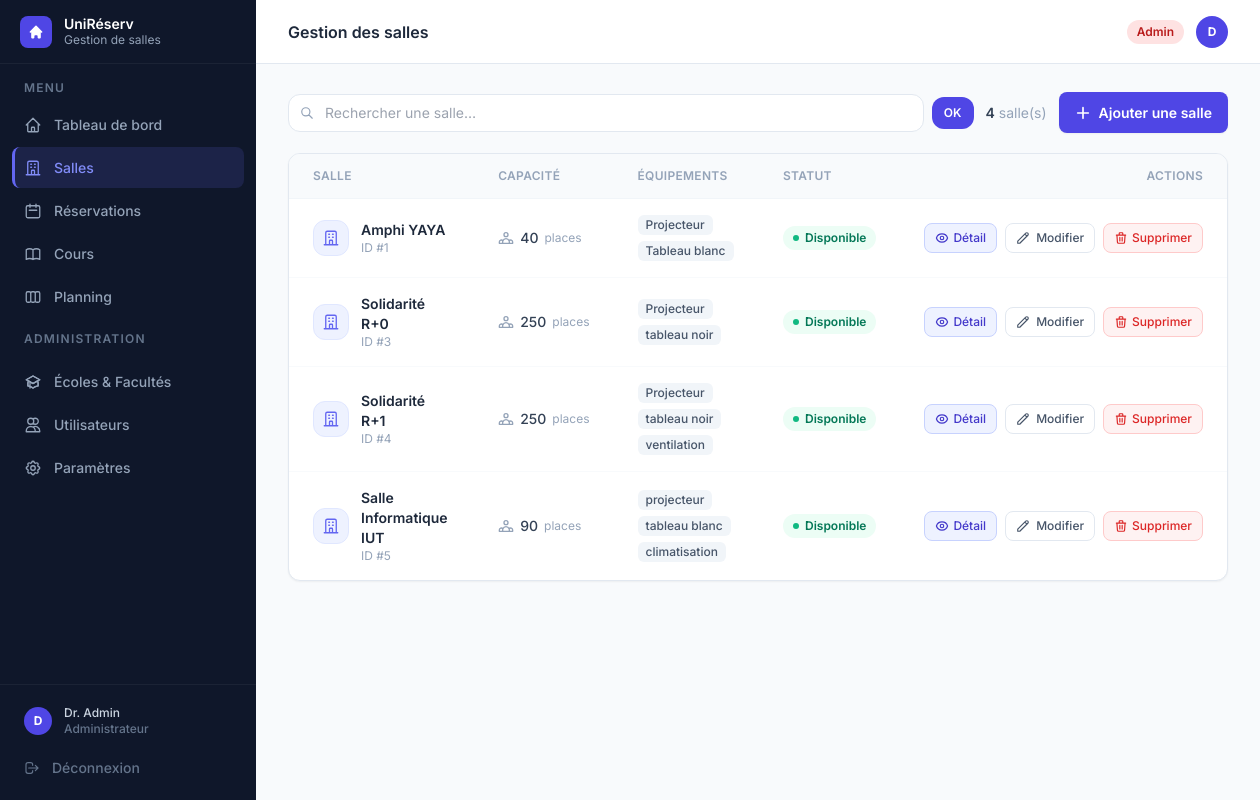
The app's page /salles (signed in) with its own data.
### tables this page shows
CREATE TABLE utilisateurs (
            id               INTEGER PRIMARY KEY,
            nom              TEXT    NOT NULL,
            email            TEXT    NOT NULL UNIQUE,
            login            TEXT    NOT NULL UNIQUE,
            mot_de_passe     TEXT    NOT NULL,
            role             TEXT    NOT NULL,
            date_inscription TEXT    NOT NULL,
            matricule        TEXT,
            classe           TEXT,
            matiere          TEXT
        , ecole_id INTEGER, unite_formation_id INTEGER);

CREATE TABLE salles (
            id          INTEGER PRIMARY KEY,
            nom         TEXT    NOT NULL UNIQUE,
            capacite    INTEGER NOT NULL,
            equipements TEXT    NOT NULL DEFAULT '[]',
            disponible  INTEGER NOT NULL DEFAULT 1
        );

### gestion de salle/app.py (the view)
@app.route("/salles")
@login_required
def salles():
    _, _, salles_dict, _ = get_data()
    q = request.args.get("q", "").strip().lower()
    toutes = list(salles_dict.values())
    resultats = [s for s in toutes if q in s.nom.lower()] if q else toutes
    return render_template("salles.html", active="salles",
                           salles=resultats, q=q, nb_total=len(toutes))

### gestion de salle/templates/salles.html (shortened to what this page needs)
{% extends "base.html" %}
{% block heading %}Gestion des salles{% endblock %}
{% block content %}
<div class="flex items-center gap-3 mb-5 flex-wrap">
  <form method="GET" action="{{ url_for('salles') }}" class="flex items-center gap-2 flex-1 min-w-52">
    <div class="relative flex-1">
      <input type="text" name="q" value="{{ q }}" placeholder="Rechercher une salle…"
             class="w-full pl-9 pr-3 py-2 rounded-xl border border-slate-200 bg-white text-sm
                    focus:outline-none focus:ring-2 focus:ring-indigo-400 focus:bg-white transition-all"/>
    </div>
    <button type="submit"
            class="px-3 py-2 rounded-xl bg-indigo-600 hover:bg-indigo-700 text-white text-xs font-semibold transition shrink-0">
      OK
    </button>
  </form>
  <p class="text-slate-400 text-sm shrink-0">
    <span class="font-semibold text-slate-700">{{ salles|length }}</span>
    {% if q %}résultat(s) sur {{ nb_total }}{% else %}salle(s){% endif %}
  </p>
  {% if session.user_role == 'admin' %}
  <a href="{{ url_for('salles_ajouter') }}" class="btn-primary shrink-0">
    <svg class="w-4 h-4" fill="none" stroke="currentColor" stroke-width="2.5" viewBox="0 0 24 24"><path stroke-linecap="round" stroke-linejoin="round" d="M12 4v16m8-8H4"/></svg>
    Ajouter une salle
  </a>
  {% endif %}
</div>
<div class="bg-white rounded-xl border border-slate-200 shadow-sm overflow-hidden">
  {% if salles %}
  <div class="overflow-x-auto">
    <table class="w-full text-sm">
      <thead>
        <tr class="border-b border-slate-100 bg-slate-50">
          <th class="px-6 py-3.5 text-left text-xs font-semibold text-slate-400 uppercase tracking-wide">Salle</th>
          <th class="px-6 py-3.5 text-left text-xs font-semibold text-slate-400 uppercase tracking-wide">Capacité</th>
          <th class="px-6 py-3.5 text-left text-xs font-semibold text-slate-400 uppercase tracking-wide">Équipements</th>
          <th class="px-6 py-3.5 text-left text-xs font-semibold text-slate-400 uppercase tracking-wide">Statut</th>
          <th class="px-6 py-3.5 text-right text-xs font-semibold text-slate-400 uppercase tracking-wide">Actions</th>
        </tr>
      </thead>
      <tbody>
        {% for s in salles %}
        <tr class="data-row border-b border-slate-50 last:border-0">
          <td class="px-6 py-4">
            <div class="flex items-center gap-3">
              <div class="w-9 h-9 rounded-xl bg-indigo-50 border border-indigo-100 flex items-center justify-center shrink-0">
              </div>
              <div>
                <p class="font-semibold text-slate-800">{{ s.nom }}</p>
                <p class="text-xs text-slate-400">ID #{{ s.id }}</p>
              </div>
            </div>
          </td>
          <td class="px-6 py-4">
            <div class="flex items-center gap-1.5 text-slate-700">
              <span class="font-medium">{{ s.capacite }}</span>
              <span class="text-slate-400 text-xs">places</span>
            </div>
          </td>
          <td class="px-6 py-4">
            {% if s.equipements %}
            <div class="flex flex-wrap gap-1.5">
              {% for eq in s.equipements %}
              <span class="px-2 py-0.5 rounded-md bg-slate-100 text-slate-600 text-xs font-medium">{{ eq }}</span>
              {% endfor %}
            </div>
            {% else %}
            <span class="text-slate-300 text-sm">—</span>
            {% endif %}
          </td>
          <td class="px-6 py-4">
            {% if s.disponible %}
            <span class="inline-flex items-center gap-1.5 px-2.5 py-1 rounded-full text-xs font-semibold bg-emerald-50 text-emerald-700">
              <span class="w-1.5 h-1.5 rounded-full bg-emerald-500"></span> Disponible
            </span>
            {% else %}
            <span class="inline-flex items-center gap-1.5 px-2.5 py-1 rounded-full text-xs font-semibold bg-red-50 text-red-700">
              <span class="w-1.5 h-1.5 rounded-full bg-red-500"></span> Indisponible
            </span>
            {% endif %}
          </td>
          <td class="px-6 py-4">
            <div class="flex items-center justify-end gap-2">
              <a href="{{ url_for('salles_detail', salle_id=s.id) }}"
                 class="inline-flex items-center gap-1 px-2.5 py-1.5 rounded-lg border border-indigo-200 bg-indigo-50 hover:bg-indigo-100 text-indigo-700 text-xs font-medium transition">
                Détail
              </a>
              {% if session.user_role == 'admin' %}
              <a href="{{ url_for('salles_modifier', salle_id=s.id) }}"
                 class="inline-flex items-center gap-1.5 px-2.5 py-1.5 rounded-lg border border-slate-200 bg-white hover:bg-slate-50 text-slate-600 text-xs font-medium transition">
                <svg class="w-3.5 h-3.5" fill="none" stroke="currentColor" stroke-width="2" viewBox="0 0 24 24"><path stroke-linecap="round" stroke-linejoin="round" d="M15.232 5.232l3.536 3.536m-2.036-5.036a2.5 2.5 0 113.536 3.536L6.5 21.036H3v-3.572L16.732 3.732z"/></svg>
                Modifier
              </a>
              <form method="POST" action="{{ url_for('salles_supprimer', salle_id=s.id) }}" class="inline"
                    onsubmit="return confirm('Supprimer la salle « {{ s.nom }} » ?')">
                <button type="submit"
                  class="inline-flex items-center gap-1 px-2.5 py-1.5 rounded-lg border border-red-200 bg-red-50 hover:bg-red-100 text-red-600 text-xs font-medium transition">
                  <svg class="w-3.5 h-3.5" fill="none" stroke="currentColor" stroke-width="2" viewBox="0 0 24 24"><path stroke-linecap="round" stroke-linejoin="round" d="M19 7l-.867 12.142A2 2 0 0116.138 21H7.862a2 2 0 01-1.995-1.858L5 7m5 4v6m4-6v6m1-10V4a1 1 0 00-1-1h-4a1 1 0 00-1 1v3M4 7h16"/></svg>
                  Supprimer
                </button>
              </form>
              {% endif %}
            </div>
          </td>
        </tr>
        {% endfor %}
      </tbody>
    </table>
  </div>
  {% endif %}
</div>
{% endblock %}

### gestion de salle/templates/base.html (shortened to what this page needs)
<!DOCTYPE html>
<html lang="fr" class="h-full">
<head>
  <script src="https://cdn.tailwindcss.com"></script>
</head>
<body class="h-full bg-slate-50 flex" style="font-family:'Inter',sans-serif">
  <aside class="w-64 bg-slate-900 flex flex-col fixed inset-y-0 left-0 z-30" style="background:linear-gradient(180deg,#0f172a 0%,#0f172a 100%)">
    <div class="h-16 flex items-center gap-3 px-5 border-b border-white/5">
      <div class="w-8 h-8 rounded-lg bg-indigo-600 flex items-center justify-center shrink-0">
        <svg class="w-4 h-4 text-white" fill="currentColor" viewBox="0 0 20 20">
          <path d="M10.707 2.293a1 1 0 00-1.414 0l-7 7a1 1 0 001.414 1.414L4 10.414V17a1 1 0 001 1h2a1 1 0 001-1v-2a1 1 0 011-1h2a1 1 0 011 1v2a1 1 0 001 1h2a1 1 0 001-1v-6.586l.293.293a1 1 0 001.414-1.414l-7-7z"/>
        </svg>
      </div>
      <div>
        <p class="text-white font-semibold text-sm leading-tight">UniRéserv</p>
        <p class="text-slate-400 text-xs">Gestion de salles</p>
      </div>
    </div>
    <nav class="flex-1 px-3 py-4 space-y-0.5 overflow-y-auto">
      <p class="text-slate-500 text-xs font-semibold uppercase tracking-widest px-3 mb-2">Menu</p>
      <a href="{{ url_for('dashboard') }}" class="nav-item {% if active=='dashboard' %}nav-item-active{% else %}nav-item-inactive{% endif %}">
        Tableau de bord
      </a>
      <a href="{{ url_for('salles') }}" class="nav-item {% if active=='salles' %}nav-item-active{% else %}nav-item-inactive{% endif %}">
        <svg style="width:18px;height:18px" fill="none" stroke="currentColor" stroke-width="1.75" viewBox="0 0 24 24">
          <path stroke-linecap="round" stroke-linejoin="round" d="M19 21V5a2 2 0 00-2-2H7a2 2 0 00-2 2v16m14 0h2m-2 0h-5m-9 0H3m2 0h5M9 7h1m-1 4h1m4-4h1m-1 4h1m-5 10v-5a1 1 0 011-1h2a1 1 0 011 1v5m-4 0h4"/>
        </svg>
        Salles
      </a>
      <a href="{{ url_for('reservations') }}" class="nav-item {% if active=='reservations' %}nav-item-active{% else %}nav-item-inactive{% endif %}">
        <svg style="width:18px;height:18px" fill="none" stroke="currentColor" stroke-width="1.75" viewBox="0 0 24 24">
          <path stroke-linecap="round" stroke-linejoin="round" d="M8 7V3m8 4V3m-9 8h10M5 21h14a2 2 0 002-2V7a2 2 0 00-2-2H5a2 2 0 00-2 2v12a2 2 0 002 2z"/>
        </svg>
        Réservations
      </a>
      {% if session.user_role in ('admin', 'responsable') %}
      <a href="{{ url_for('cours_liste') }}" class="nav-item {% if active=='cours' %}nav-item-active{% else %}nav-item-inactive{% endif %}">
        Cours
      </a>
      {% endif %}
      <a href="{{ url_for('planning') }}" class="nav-item {% if active=='planning' %}nav-item-active{% else %}nav-item-inactive{% endif %}">
        Planning
      </a>
      {% if session.user_role == 'admin' %}
      <div class="pt-3 pb-1">
        <p class="text-slate-500 text-xs font-semibold uppercase tracking-widest px-3 mb-2">Administration</p>
      </div>
      <a href="{{ url_for('ecoles') }}" class="nav-item {% if active=='ecoles' %}nav-item-active{% else %}nav-item-inactive{% endif %}">
        Écoles & Facultés
      </a>
      <a href="{{ url_for('utilisateurs') }}" class="nav-item {% if active=='utilisateurs' %}nav-item-active{% else %}nav-item-inactive{% endif %}">
        <svg style="width:18px;height:18px" fill="none" stroke="currentColor" stroke-width="1.75" viewBox="0 0 24 24">
          <path stroke-linecap="round" stroke-linejoin="round" d="M12 4.354a4 4 0 110 5.292M15 21H3v-1a6 6 0 0112 0v1zm0 0h6v-1a6 6 0 00-9-5.197M13 7a4 4 0 11-8 0 4 4 0 018 0z"/>
        </svg>
        Utilisateurs
      </a>
      <a href="{{ url_for('parametres') }}" class="nav-item {% if active=='parametres' %}nav-item-active{% else %}nav-item-inactive{% endif %}">
        Paramètres
      </a>
      {% endif %}
    </nav>
    <div class="border-t border-white/5 p-3 space-y-0.5">
      <a href="{{ url_for('profil') }}" class="nav-item {% if active=='profil' %}nav-item-active{% else %}nav-item-inactive{% endif %} !py-2">
        <div class="w-7 h-7 rounded-full bg-indigo-600 flex items-center justify-center text-white text-xs font-bold shrink-0">
          {{ session.user_nom[0].upper() if session.user_nom else '?' }}
        </div>
        <div class="flex-1 min-w-0">
          <p class="text-slate-300 text-xs font-medium truncate">{{ session.user_nom }}</p>
          <p class="text-slate-500 text-xs truncate">
            {% if session.user_role == 'admin' %}Administrateur
            {% elif session.user_role == 'responsable' %}Responsable
            {% elif session.user_role == 'enseignant' %}Enseignant
            {% else %}Étudiant{% endif %}
          </p>
        </div>
      </a>
      <a href="{{ url_for('logout') }}" class="nav-item nav-item-inactive !text-slate-500 hover:!text-red-400">
        <svg style="width:16px;height:16px" fill="none" stroke="currentColor" stroke-width="1.75" viewBox="0 0 24 24">
          <path stroke-linecap="round" stroke-linejoin="round" d="M17 16l4-4m0 0l-4-4m4 4H7m6 4v1a3 3 0 01-3 3H6a3 3 0 01-3-3V7a3 3 0 013-3h4a3 3 0 013 3v1"/>
        </svg>
        Déconnexion
      </a>
    </div>
  </aside>
  <div class="ml-64 flex-1 flex flex-col min-h-screen">
    <header class="h-16 bg-white border-b border-slate-200 flex items-center justify-between px-8 sticky top-0 z-20">
      <h1 class="text-slate-800 font-semibold text-base">{% block heading %}{% endblock %}</h1>
      <div class="flex items-center gap-3">
        {% set role = session.user_role %}
        {% if role == 'admin' %}
          <span class="px-2.5 py-1 rounded-full text-xs font-semibold bg-red-100 text-red-700">Admin</span>
        {% elif role == 'responsable' %}
          <span class="px-2.5 py-1 rounded-full text-xs font-semibold bg-amber-100 text-amber-700">Responsable</span>
        {% elif role == 'enseignant' %}
          <span class="px-2.5 py-1 rounded-full text-xs font-semibold bg-blue-100 text-blue-700">Enseignant</span>
        {% else %}
          <span class="px-2.5 py-1 rounded-full text-xs font-semibold bg-indigo-100 text-indigo-700">Étudiant</span>
        {% endif %}
        <a href="{{ url_for('profil') }}" class="w-8 h-8 rounded-full bg-indigo-600 flex items-center justify-center text-white text-xs font-bold hover:bg-indigo-700 transition">
          {{ session.user_nom[0].upper() if session.user_nom else '?' }}
        </a>
      </div>
    </header>
    <main class="flex-1 px-8 py-7">
      {% block content %}{% endblock %}
    </main>
  </div>
</body>
</html>

### records on screen
utilisateurs: user_nom "Dr. Admin"
salles: nom "Amphi YAYA", id "1", capacite "40", equipements "Projecteur" "Tableau blanc", disponible 1 (drawn)
salles: nom "Solidarité R+0", id "3", capacite "250", equipements "Projecteur" "tableau noir", disponible 1 (drawn)
salles: nom "Solidarité R+1", id "4", capacite "250", equipements "Projecteur" "tableau noir" "ventilation", disponible 1 (drawn)
salles: nom "Salle Informatique IUT", id "5", capacite "90", equipements "projecteur" "tableau blanc" "climatisation", disponible 1 (drawn)

### other values on screen
{{ session.user_nom[0].upper() if session.user_nom else '?' }} "D"
{{ salles|length }} "4"
